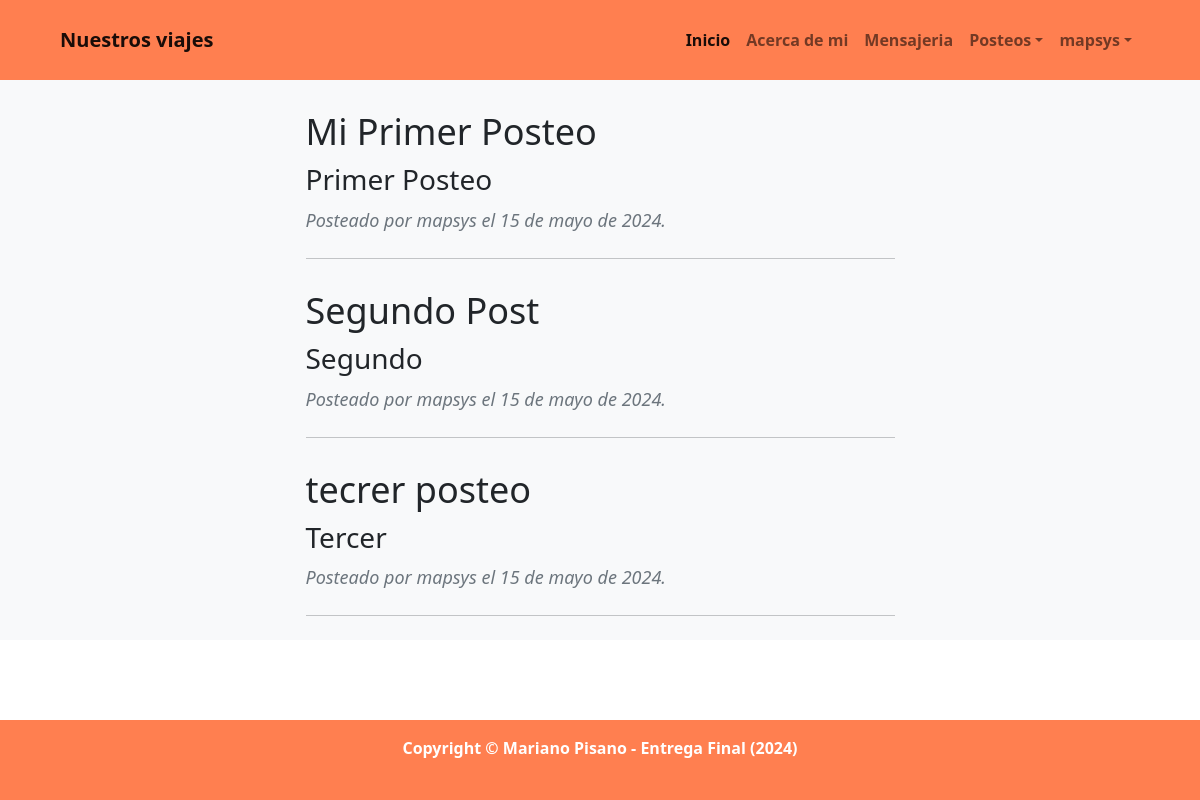
The app's page /posteos/ (signed in), older data.
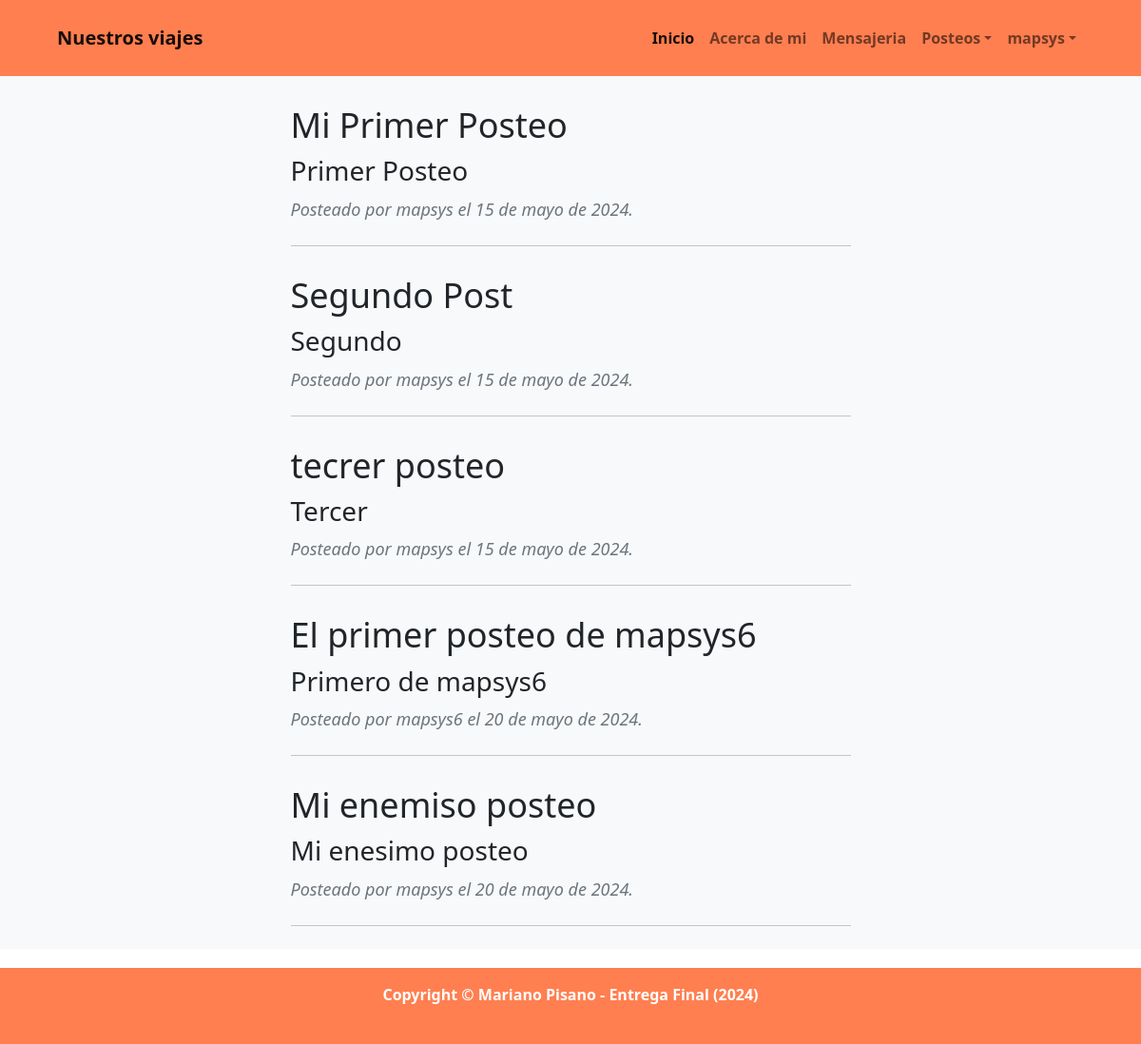
The same page, newer data.
### posteos/models.py (models this page shows)
class Posteo(models.Model):
    titulo         = models.CharField(max_length=255)
    subtitulo      = models.CharField(max_length=255)
    contenido      = RichTextField(null=True)
    autor          = models.ForeignKey(User, on_delete=models.CASCADE)
    fecha_creacion = models.DateField(auto_now_add=True, auto_now=False)
    imagen         = models.ImageField(upload_to='galeria', null=True, blank=True)

### posteos/views.py (the view)
# urls.py: path("", views.posteo_list, name="home"),
@login_required
def posteo_list(request):
    consulta = request.GET.get("consulta", None)
    if consulta:
        print(consulta)
        query = models.Posteo.objects.filter(titulo__icontains=consulta)
    else:
        query = models.Posteo.objects.all()
    context = {"posts": query}
    return render(request, "posteos/posteo_list.html", context)

### posteos/templates/posteos/posteo_list.html (shortened to what this page needs)
{% extends 'core/base.html' %}
{% load static %}
{% block bloque_contenido %}
<section class="bg-light">
    <div class="container px-4 px-lg-5">
        {% if posts %}
            <div class="row gx-4 gx-lg-5 justify-content-center">
                <div class="col-md-10 col-lg-8 col-xl-7">
                    {% for post in posts %}
                        <div class="post-preview">
                            <a href={% url 'posteos:posteo_detail' post.id %}>
                                <h2 class="post-title">{{ post.titulo }}</h2>
                                <h3 class="post-subtitle">{{ post.subtitulo }}</h3>
                            </a>
                            <p class="post-meta">
                                Posteado por {{ post.autor }} el {{ post.fecha_creacion }}.
                            </p>
                        </div>
                        <hr class="my-4"/>
                    {% endfor %}
                </div>
            </div>
        {% else %}
            <div class="p-3 p-lg-4 lead fst-italic">
                <p>No hay publicaciones creadas en este momento.</p>
            </div>
        {% endif %}
    </div>
</section>
{% endblock bloque_contenido %}

Row changes from the older to the newer data that the page shows:
added Posteo: titulo "El primer posteo de mapsys6", subtitulo "Primero de mapsys6", autor "mapsys6", fecha_creacion "20 de mayo de 2024"
added Posteo: titulo "Mi enemiso posteo", subtitulo "Mi enesimo posteo", autor "mapsys", fecha_creacion "20 de mayo de 2024"
